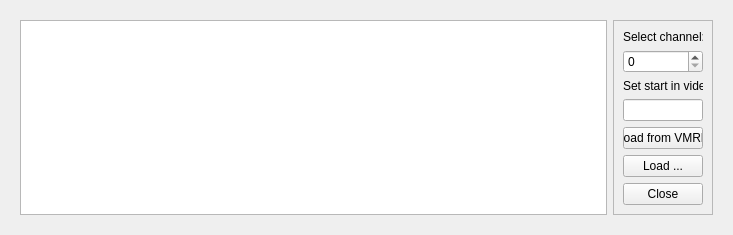
<?xml version="1.0" encoding="UTF-8"?>
<ui version="4.0">
 <class>DataElement</class>
 <widget class="QWidget" name="DataElement">
  <property name="geometry">
   <rect>
    <x>0</x>
    <y>0</y>
    <width>733</width>
    <height>221</height>
   </rect>
  </property>
  <property name="sizePolicy">
   <sizepolicy hsizetype="Expanding" vsizetype="Expanding">
    <horstretch>0</horstretch>
    <verstretch>0</verstretch>
   </sizepolicy>
  </property>
  <property name="windowTitle">
   <string>Form</string>
  </property>
  <layout class="QHBoxLayout" name="horizontalLayout">
   <item>
    <widget class="QStackedWidget" name="pages">
     <property name="currentIndex">
      <number>0</number>
     </property>
     <widget class="QWidget" name="page_1d">
      <layout class="QHBoxLayout" name="horizontalLayout_2">
       <item>
        <widget class="InteractiveDataplot1d" name="graphicsView"/>
       </item>
       <item>
        <widget class="QFrame" name="options_group">
         <property name="sizePolicy">
          <sizepolicy hsizetype="Fixed" vsizetype="Preferred">
           <horstretch>0</horstretch>
           <verstretch>0</verstretch>
          </sizepolicy>
         </property>
         <property name="maximumSize">
          <size>
           <width>100</width>
           <height>16777215</height>
          </size>
         </property>
         <property name="frameShape">
          <enum>QFrame::StyledPanel</enum>
         </property>
         <property name="frameShadow">
          <enum>QFrame::Raised</enum>
         </property>
         <layout class="QVBoxLayout" name="verticalLayout">
          <item>
           <widget class="QLabel" name="label">
            <property name="sizePolicy">
             <sizepolicy hsizetype="Preferred" vsizetype="Fixed">
              <horstretch>0</horstretch>
              <verstretch>0</verstretch>
             </sizepolicy>
            </property>
            <property name="text">
             <string>Select channel:</string>
            </property>
           </widget>
          </item>
          <item>
           <widget class="QSpinBox" name="spinBox"/>
          </item>
          <item>
           <widget class="QLabel" name="label_2">
            <property name="text">
             <string>Set start in video:</string>
            </property>
           </widget>
          </item>
          <item>
           <widget class="QLineEdit" name="lineEdit">
            <property name="sizePolicy">
             <sizepolicy hsizetype="Fixed" vsizetype="Fixed">
              <horstretch>0</horstretch>
              <verstretch>0</verstretch>
             </sizepolicy>
            </property>
           </widget>
          </item>
          <item>
           <widget class="QPushButton" name="load_from_vmrk">
            <property name="text">
             <string>Load from VMRK</string>
            </property>
           </widget>
          </item>
          <item>
           <spacer name="verticalSpacer">
            <property name="orientation">
             <enum>Qt::Vertical</enum>
            </property>
            <property name="sizeHint" stdset="0">
             <size>
              <width>20</width>
              <height>40</height>
             </size>
            </property>
           </spacer>
          </item>
          <item>
           <widget class="QPushButton" name="load">
            <property name="text">
             <string>Load ...</string>
            </property>
           </widget>
          </item>
          <item>
           <widget class="QPushButton" name="close">
            <property name="text">
             <string>Close</string>
            </property>
           </widget>
          </item>
         </layout>
        </widget>
       </item>
      </layout>
     </widget>
     <widget class="QWidget" name="page_2d">
      <layout class="QHBoxLayout" name="horizontalLayout_3">
       <item>
        <widget class="InteractiveDataplot2d" name="graphicsView_1"/>
       </item>
       <item>
        <widget class="QFrame" name="options_group_1">
         <property name="sizePolicy">
          <sizepolicy hsizetype="Fixed" vsizetype="Preferred">
           <horstretch>0</horstretch>
           <verstretch>0</verstretch>
          </sizepolicy>
         </property>
         <property name="maximumSize">
          <size>
           <width>100</width>
           <height>16777215</height>
          </size>
         </property>
         <property name="frameShape">
          <enum>QFrame::StyledPanel</enum>
         </property>
         <property name="frameShadow">
          <enum>QFrame::Raised</enum>
         </property>
         <layout class="QVBoxLayout" name="verticalLayout_2">
          <item>
           <widget class="QPushButton" name="load_1">
            <property name="text">
             <string>Load ...</string>
            </property>
           </widget>
          </item>
          <item>
           <widget class="QPushButton" name="close_1">
            <property name="text">
             <string>Close</string>
            </property>
           </widget>
          </item>
         </layout>
        </widget>
       </item>
      </layout>
     </widget>
    </widget>
   </item>
  </layout>
 </widget>
 <customwidgets>
  <customwidget>
   <class>InteractiveDataplot1d</class>
   <extends>QGraphicsView</extends>
   <header>interactivedataplot1d.h</header>
  </customwidget>
  <customwidget>
   <class>InteractiveDataplot2d</class>
   <extends>QGraphicsView</extends>
   <header>interactivedataplot2d.h</header>
  </customwidget>
 </customwidgets>
 <resources/>
 <connections/>
</ui>
